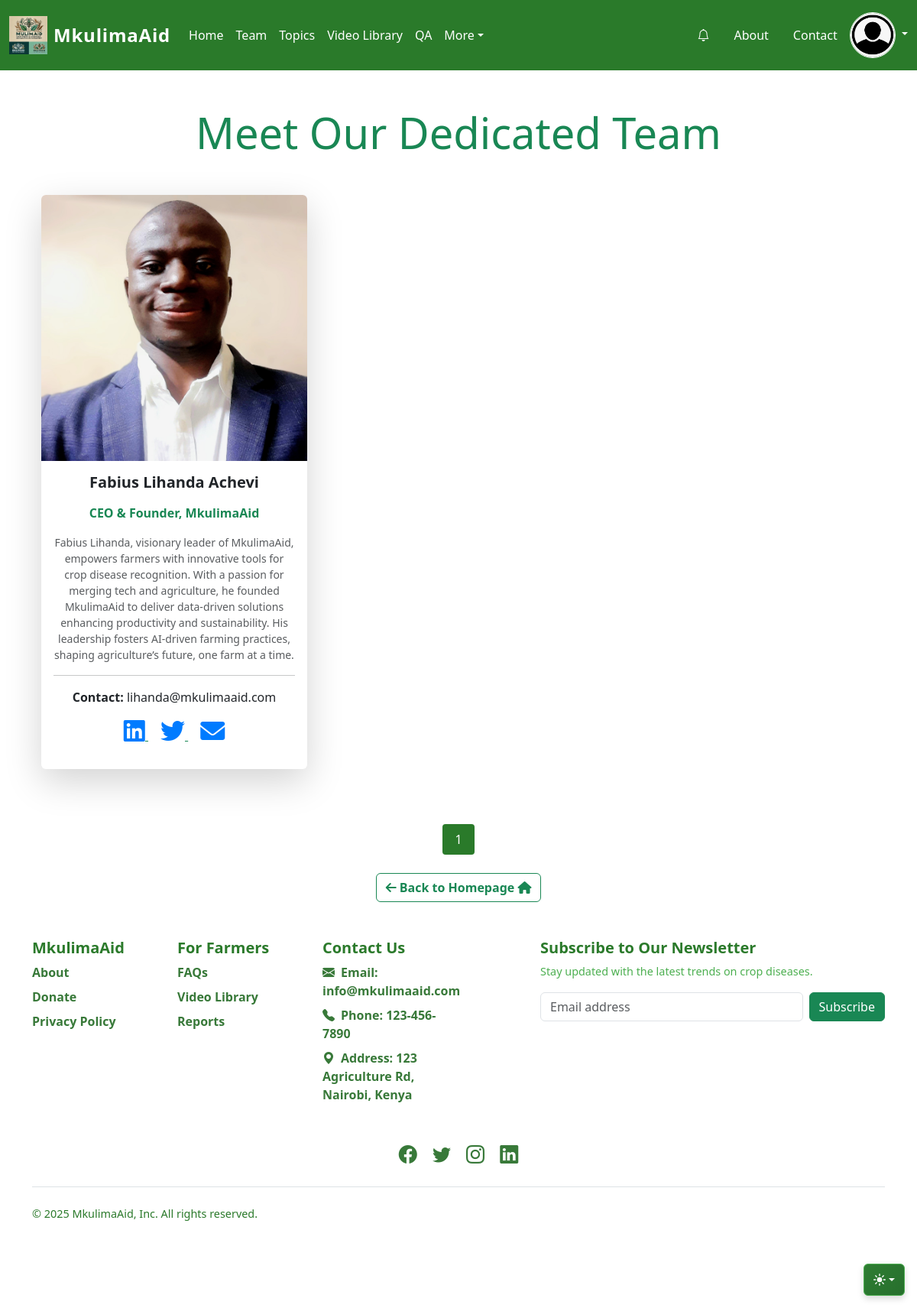
The app's page /team with its own data.
### mkulimaaid/models.py (models this page shows, shortened)
class Settings(db.Model):
    id = db.Column(db.Integer, primary_key=True)
    site_title = db.Column(db.String(100), nullable=False, default="MkulimaAid")
    site_logo = db.Column(db.String(100), nullable=True)  # Store logo file path
    contact_email = db.Column(db.String(100), nullable=False, default="info@mkulimaaid.com")
    contact_phone = db.Column(db.String(20), nullable=False, default="123-456-7890")
    address = db.Column(db.Text, nullable=True, default="123 Main St, City, Country")
    maintenance_mode = db.Column(db.Boolean, default=False)

class TeamMember(db.Model):
    __tablename__ = 'team_members'
    id = db.Column(db.Integer, primary_key=True)
    name = db.Column(db.String(100), nullable=False)
    role = db.Column(db.String(100), nullable=False)
    bio = db.Column(db.Text, nullable=True)
    photo = db.Column(db.String(100), nullable=True)  # Photo file name
    contact_info = db.Column(db.String(200), nullable=True)
    date_joined = db.Column(db.DateTime, default=datetime.utcnow)
    published = db.Column(db.Boolean, default=False)

### mkulimaaid/routes.py (the view)
@main.route("/team")
def team():
    farmers_form = FarmersForm()
    page = request.args.get('page', 1, type=int)
    members = TeamMember.query.filter_by(published=True).order_by(TeamMember.date_joined.desc()).paginate(page=page, per_page=6)
    return render_template("team.html", members=members, farmers_form=farmers_form)

### mkulimaaid/templates/team.html (shortened to what this page needs)
{% extends "base.html" %}
{% block content %}
<div class="container mt-5">
    <h1 class="text-center display-4 text-success mb-5">Meet Our Dedicated Team</h1>
    <div class="row">
        {% for member in members.items %}
        <div class="col-md-4 mb-5 d-flex align-items-stretch">
            <div class="card shadow-lg border-0 rounded-lg">
                <img src="{{ url_for('static', filename='uploads/' + member.photo) if member.photo else url_for('static', filename='images/default-avatar.jpg') }}" class="card-img-top rounded-top" alt="{{ member.name }}">
                <div class="card-body text-center">
                    <h5 class="card-title font-weight-bold">{{ member.name }}</h5>
                    <p class="card-text text-success fw-bold">{{ member.role }}</p>
                    <p class="card-text small text-muted">{{ member.bio }}</p>
                    <hr>
                    <p class="card-text">
                        <strong>Contact:</strong> {{ member.contact_info }}
                    </p>
                    <div class="social-icons my-3">
                        <a href="{{ member.linkedin_url }}" target="_blank" class="text-success mx-2" title="LinkedIn">
                            <i class="fab fa-linkedin fa-2x"></i>
                        </a>
                        <a href="{{ member.twitter_url }}" target="_blank" class="text-success mx-2" title="Twitter">
                            <i class="fab fa-twitter fa-2x"></i>
                        </a>
                        <a href="{{ member.email }}" title="Email" class="text-success mx-2">
                            <i class="fas fa-envelope fa-2x"></i>
                        </a>
                    </div>
                </div>
            </div>
        </div>
        {% endfor %}
    </div>
    <div class="pagination justify-content-center mt-4">
        {% for page_num in members.iter_pages(left_edge=1, right_edge=1, left_current=2, right_current=2) %}
            {% if page_num %}
                {% if page_num == members.page %}
                    <span style="background-color: #2a7a2a; color: white; padding: 8px 16px; margin: 0 4px; border-radius: 4px;">
                        {{ page_num }}
                    </span>
                {% endif %}
            {% else %}
                <span class="mx-1">…</span>
            {% endif %}
        {% endfor %}
    </div>
    <div class="text-center mt-4">
        <a href="{{ url_for('main.upload') }}"
           class="btn btn-outline-success fw-bold">
           <i class="fas fa-arrow-left"></i> Back to Homepage <i class="fas fa-home"></i>
        </a>
    </div>
</div>
{% endblock %}

### mkulimaaid/templates/base.html (shortened to what this page needs)
<!DOCTYPE html>
<html lang="en">
  <head>
    <link rel="stylesheet" href="{{ url_for('static', filename='css/styles.css') }}" />
    <link rel="stylesheet" href="https://cdn.datatables.net/1.13.6/css/jquery.dataTables.min.css">
    <link
      href="https://cdn.jsdelivr.net/npm/bootstrap@5.3.3/dist/css/bootstrap.min.css"
      rel="stylesheet"
    />
    <link
      href="https://cdnjs.cloudflare.com/ajax/libs/bootstrap-icons/1.5.0/font/bootstrap-icons.min.css"
      rel="stylesheet"
    />
    <link rel="stylesheet" href="https://unpkg.com/flickity@2/dist/flickity.min.css" />
    <link rel="stylesheet" href="https://cdnjs.cloudflare.com/ajax/libs/font-awesome/6.0.0-beta3/css/all.min.css">
    <link rel="stylesheet" href="https://unpkg.com/leaflet@1.9.4/dist/leaflet.css" />
  </head>
  <body>
      <div class="container">
      <nav class="navbar navbar-expand-lg bg-green navbar-dark py-3 ">
        <div class="container-fluid">
          <a class="navbar-brand d-flex align-items-center" href="{{ url_for('main.upload') }}">
            <img src="{{ url_for('static', filename='images/' + g.settings.site_logo) if g.settings.site_logo else url_for('static', filename='logo.png') }}" alt="Site Logo" class="site-logo me-2" style="height: 50px;" />
            <span class="site-title text-white">{{ g.settings.site_title or "MkulimaAid" }}</span>
          </a>
          <div class="collapse navbar-collapse" id="navbarSupportedContent">
            <ul class="navbar-nav me-auto mb-2 mb-lg-0">
              <li class="nav-item">
                <a class="nav-link text-white" href="{{ url_for('main.upload') }}">Home</a>
              </li>
              <li class="nav-item">
                <a class="nav-link text-white" href="/team">Team</a>
              </li>
              <li>
                <a class="nav-link text-white" href="/topics">Topics</a>
              </li>
              <li>
                <a class="nav-link text-white" href="/videos">Video Library</a>
              </li>
              <li>
                  <a class="nav-link text-white" href="/forum">QA</a>
              </li>
              <li class="nav-item dropdown">
                <a class="nav-link dropdown-toggle text-white" href="#" role="button" data-bs-toggle="dropdown" aria-expanded="false">More</a>
              </li>
            </ul>
                <div class="d-flex align-items-center">
                    <ul class="nav">
                        <li>
                            <a href="/notifications" class="nav-link text-white position-relative">
                                <i class="bi bi-bell"></i>
                            </a>
                        </li>
                        <li><a href="/about" class="nav-link text-white">About</a></li>
                        <li><a href="/contact" class="nav-link text-white">Contact</a></li>
                    </ul>
                </div>
              <div class="dropdown">
                <a href="#" class="d-block text-white text-decoration-none dropdown-toggle" data-bs-toggle="dropdown" aria-expanded="false">
                  <img src="{{ url_for('static', filename='uploads/' + current_user.avatar) if current_user.avatar else url_for('static', filename='images/default.png') }}" alt="Profile" width="40" height="40" class="rounded-circle border border-light">
                </a>
              </div>
            </div>
          </div>
        </div>
    <div class="dropdown position-fixed bottom-0 end-0 mb-3 me-3 bd-mode-toggle">
        <button class="btn btn-bd-primary py-2 dropdown-toggle d-flex align-items-center" id="bd-theme" type="button" aria-expanded="false" data-bs-toggle="dropdown" aria-label="Toggle theme (auto)">
            <svg class="bi my-1 theme-icon-active" width="1em" height="1em">
                <use href="#circle-half"></use>
            </svg>
        </button>
    </div>
      <div class="container">{% block content %}{% endblock %}</div>
      <div class="container">
        <footer class="footer py-5">
            <div class="row">
                <div class="col-6 col-md-2 mb-3">
                    <h5 class="footer-title">MkulimaAid</h5>
                    <ul class="nav flex-column">
                        <li class="nav-item mb-2">
                            <a href="/about" class="footer-link">About</a>
                        </li>
                        <li class="nav-item mb-2">
                            <a href="/donate" class="footer-link">Donate</a>
                        </li>
                        <li class="nav-item mb-2">
                            <a href="/privacy-policy" class="footer-link">Privacy Policy</a>
                        </li>
                    </ul>
                </div>
                <div class="col-6 col-md-2 mb-3">
                    <h5 class="footer-title">For Farmers</h5>
                    <ul class="nav flex-column">
                        <li class="nav-item mb-2">
                            <a href="/faqs" class="footer-link">FAQs</a>
                        </li>
                        <li class="nav-item mb-2">
                            <a href="{{ url_for('main.videos') }}" class="footer-link">Video Library</a>
                        </li>
                        <li class="nav-item mb-2">
                            <a href="{{ url_for('main.homepage_reports') }}" class="footer-link">Reports</a>
                        </li>
                    </ul>
                </div>
                <div class="col-6 col-md-2 mb-3">
                    <h5 class="footer-title">Contact Us</h5>
                    <ul class="nav flex-column">
                        <li class="nav-item mb-2">
                            <a href="mailto:{{ g.settings.contact_email }}" class="footer-link">
                                <i class="bi bi-envelope-fill me-2"></i>Email: {{ g.settings.contact_email }}
                            </a>
                        </li>
                        <li class="nav-item mb-2">
                            <a href="tel:{{ g.settings.contact_phone }}" class="footer-link">
                                <i class="bi bi-telephone-fill me-2"></i>Phone: {{ g.settings.contact_phone }}
                            </a>
                        </li>
                        <li class="nav-item mb-2">
                            <span class="footer-link">
                                <i class="bi bi-geo-alt-fill me-2"></i>Address: {{ g.settings.address }}
                            </span>
                        </li>
                    </ul>
                </div>
                <div class="col-md-5 offset-md-1 mb-3">
                    <form method="POST" action="{{ url_for('main.subscribe') }}">
                        <h5 class="footer-title">Subscribe to Our Newsletter</h5>
                        <p class="footer-subtext">Stay updated with the latest trends on crop diseases.</p>
                        <div class="d-flex flex-column flex-sm-row w-100 gap-2">
                            <input
                                id="newsletter1"
                                type="email"
                                name="email"
                                class="form-control"
                                placeholder="Email address"
                                required
                            />
                            <button class="btn btn-success" type="submit">Subscribe</button>
                        </div>
                    </form>
                </div>
            </div>
            <div class="row mt-4 text-center">
                <div class="col">
                    <a href="#" class="social-link me-3"><i class="bi bi-facebook"></i></a>
                    <a href="#" class="social-link me-3"><i class="bi bi-twitter"></i></a>
                    <a href="#" class="social-link me-3"><i class="bi bi-instagram"></i></a>
                    <a href="#" class="social-link"><i class="bi bi-linkedin"></i></a>
                </div>
            </div>
            <div class="d-flex flex-column flex-sm-row justify-content-between py-4 my-4 border-top">
                <p class="footer-rights">&copy; 2025 MkulimaAid, Inc. All rights reserved.</p>
            </div>
        </footer>
    </div>
  </body>
</html>

### records on screen
Settings: site_logo (picture), settings "MkulimaAid", settings.contact_email "info@mkulimaaid.com", settings.contact_phone "123-456-7890", settings.address "123 Agriculture Rd, Nairobi, Kenya"
TeamMember: photo (picture), name "Fabius Lihanda Achevi", role "CEO & Founder, MkulimaAid", bio "Fabius Lihanda, visionary leader of MkulimaAid, empowers farmers with innovative tools for crop disease recognition. With a passion for merging tech and agriculture, he founded MkulimaAid to deliver data-driven solutions enhancing productivity and sustainability. His leadership fosters AI-driven farming practices, shaping agriculture’s future, one farm at a time.", contact_info "lihanda@mkulimaaid.com"

### other values on screen
{{ page_num }} "1"
